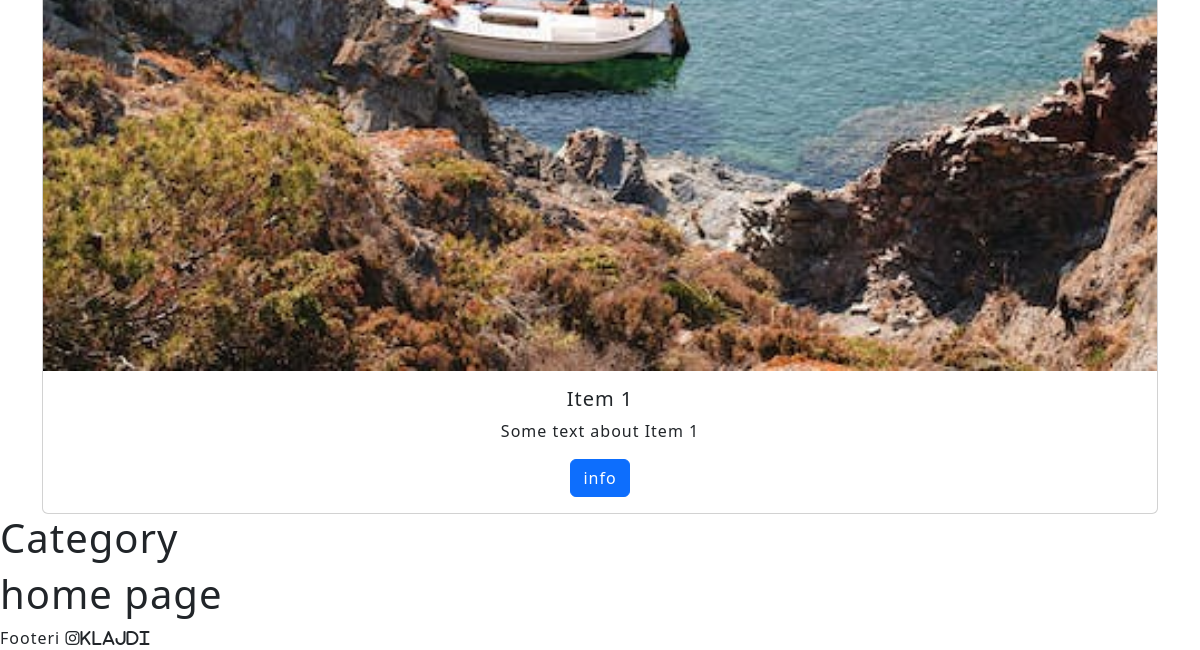
The app's page / (lower part), older data.
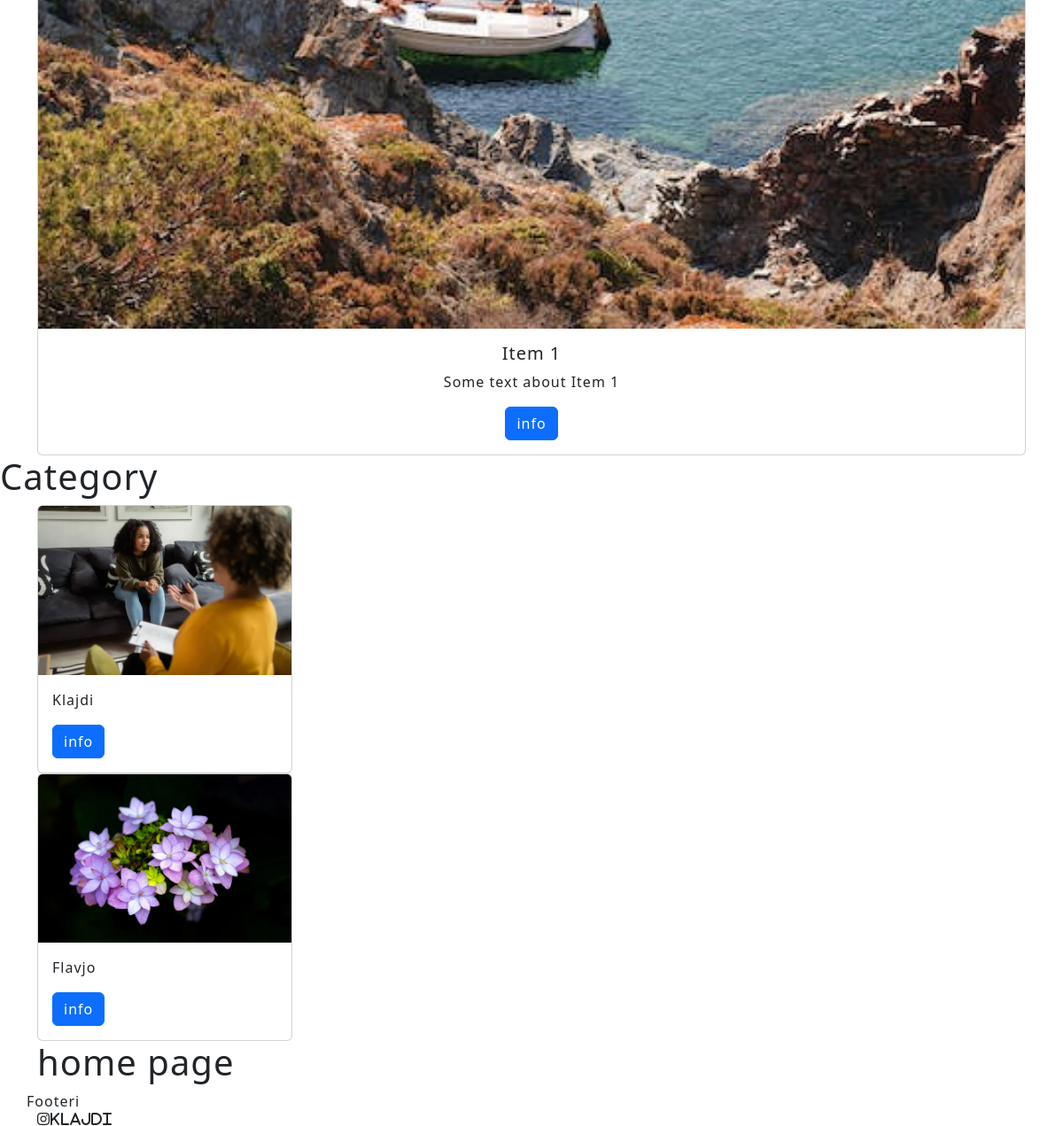
The same page, newer data.
### appDjango/models.py (models this page shows, shortened)
class Item(models.Model):
    item_id = models.AutoField(primary_key=True)
    item_title = models.CharField(max_length=250,null=True,blank=True)
    item_description = models.TextField(max_length=9000,null=True,blank=True)
    item_image = models.ImageField(upload_to='item/',null=True,blank=True)
    item_category = models.ForeignKey(Kategori,on_delete=models.CASCADE, null=True,blank=True)

class Kategori(models.Model):
    kategori_name = models.CharField(max_length=60,null=True,blank=True)
    kategori_image = models.ImageField(upload_to='kategori/',null=True,blank=True)

### appDjango/views.py (the view)
# urls.py: 2. Add a URL to urlpatterns:  path('', views.home, name='home')
def home(request):
    kategori = Kategori.objects.all()
    items = Item.objects.all()
    context = {"Items_value":items,"Kategori_data":kategori}
    return render(request,'home.html',context)

### appDjango/templates/home.html (shortened to what this page needs)
<!DOCTYPE html>
{% extends 'base/index.html' %}
{% load static %}
{% block content %}
<div class="container text-center">
    <div class="row">
        {% for item in Items_value %}
      <div class="col">
        <div class="card" >
            <img src="{{item.item_image.url}}" class="card-img-top" alt="...">
            <div class="card-body">
              <h5 class="card-title">{{item.item_title}}</h5>
              <p class="card-text">{{item.item_description}}</p>
              <a href="{% url 'detail_page' item.item_id %}" class="btn btn-primary">info</a>
            </div>
          </div>
      </div>
     {% endfor %}
    </div>
  </div>
<h1>Category</h1>
<div class="container">
  <div class="row">
    {% for kategori in Kategori_data %}
    <div class="col">
      <div class="card" style="width: 18rem;">
        <img src="{{kategori.kategori_image.url}}" class="card-img-top" alt="...">
        <div class="card-body">
          <p class="card-text">{{ kategori.kategori_name }}</p>
          <a href="{% url 'detail_category' kategori.pk %}" class="btn btn-primary">info</a>
        </div>
      </div>
    {% endfor %}
  </div>
</div>
<h1>home page</h1>
    {% endblock%}

Row changes from the older to the newer data that the page shows:
added Kategori: kategori_image (picture), kategori_name "Klajdi"
added Kategori: kategori_image (picture), kategori_name "Flavjo"
